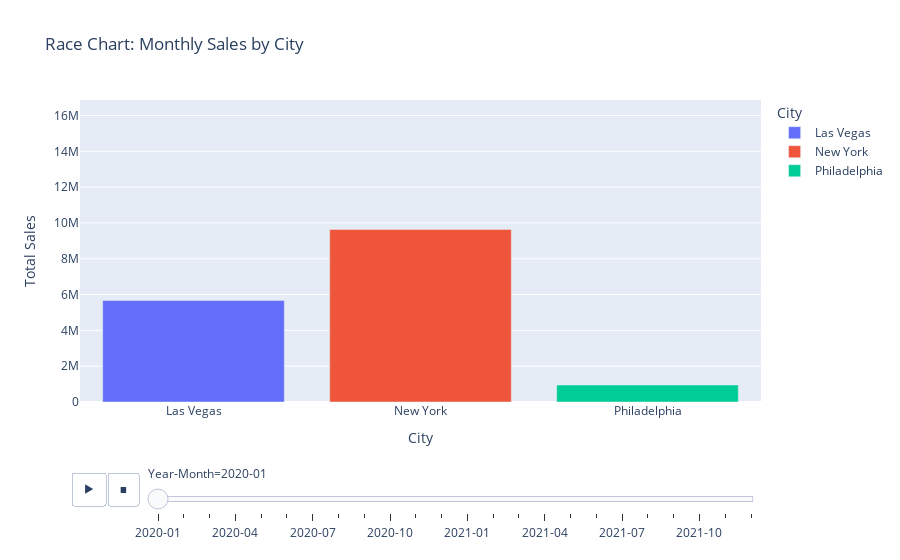

The cell this chart's notebook holds for it:
### Markdown cell above
# ***RACE CHART***
This code creates an animated bar chart (also called a race chart) using Plotly Express to visualize how total sales by city change month-to-month. The data is first grouped by both the month (formatted as "Year-Month") and city, summing total sales for each combination. The chart displays cities on the x-axis with bars representing their total sales in each month. Different cities are color-coded for easy distinction. The animation cycles through each month chronologically, showing how sales rankings and values evolve over time. The y-axis range is fixed to the maximum total sales to keep the scale consistent throughout the animation. This dynamic visualization helps reveal seasonal trends and competitive shifts in city-level sales performance in a visually engaging way.

### Code cell
#RACE CHART
import plotly.express as px
df["Year-Month"] = df["Invoice Date"].dt.to_period("M").astype(str)
monthly_city_sales = df.groupby(["Year-Month", "City"])["Total Sales"].sum().reset_index()
fig = px.bar(monthly_city_sales,
x="City", y="Total Sales", color="City",
animation_frame="Year-Month", range_y=[0, monthly_city_sales["Total Sales"].max()],
title="Race Chart: Monthly Sales by City")
fig.show()

### Figure 1 — Plotly figure (JSON) as saved in the notebook; plotly's stock layout.template omitted (floating-point values rounded to 4 significant figures)
{"data": [{"hovertemplate": "City=%{x}<br>Year-Month=2020-01<br>Total Sales=%{y}<extra></extra>", "legendgroup": "Las Vegas", "marker": {"color": "#636efa", "pattern": {"shape": ""}}, "name": "Las Vegas", "orientation": "v", "showlegend": true, "textposition": "auto", "type": "bar", "x": ["Las Vegas"], "xaxis": "x", "y": [5669000.0], "yaxis": "y"}, {"hovertemplate": "City=%{x}<br>Year-Month=2020-01<br>Total Sales=%{y}<extra></extra>", "legendgroup": "New York", "marker": {"color": "#EF553B", "pattern": {"shape": ""}}, "name": "New York", "orientation": "v", "showlegend": true, "textposition": "auto", "type": "bar", "x": ["New York"], "xaxis": "x", "y": [9637000.0], "yaxis": "y"}, {"hovertemplate": "City=%{x}<br>Year-Month=2020-01<br>Total Sales=%{y}<extra></extra>", "legendgroup": "Philadelphia", "marker": {"color": "#00cc96", "pattern": {"shape": ""}}, "name": "Philadelphia", "orientation": "v", "showlegend": true, "textposition": "auto", "type": "bar", "x": ["Philadelphia"], "xaxis": "x", "y": [948500.0], "yaxis": "y"}], "layout": {"barmode": "relative", "legend": {"title": {"text": "City"}, "tracegroupgap": 0}, "sliders": [{"active": 0, "currentvalue": {"prefix": "Year-Month="}, "len": 0.9, "pad": {"b": 10, "t": 60}, "steps": [{"args": [["2020-01"], {"frame": {"duration": 0, "redraw": true}, "fromcurrent": true, "mode": "immediate", "transition": {"duration": 0, "easing": "linear"}}], "label": "2020-01", "method": "animate"}, {"args": [["2020-02"], {"frame": {"duration": 0, "redraw": true}, "fromcurrent": true, "mode": "immediate", "transition": {"duration": 0, "easing": "linear"}}], "label": "2020-02", "method": "animate"}, {"args": [["2020-03"], {"frame": {"duration": 0, "redraw": true}, "fromcurrent": true, "mode": "immediate", "transition": {"duration": 0, "easing": "linear"}}], "label": "2020-03", "method": "animate"}, {"args": [["2020-04"], {"frame": {"duration": 0, "redraw": true}, "fromcurrent": true, "mode": "immediate", "transition": {"duration": 0, "easing": "linear"}}], "label": "2020-04", "method": "animate"}, {"args": [["2020-05"], {"frame": {"duration": 0, "redraw": true}, "fromcurrent": true, "mode": "immediate", "transition": {"duration": 0, "easing": "linear"}}], "label": "2020-05", "method": "animate"}, {"args": [["2020-06"], {"frame": {"duration": 0, "redraw": true}, "fromcurrent": true, "mode": "immediate", "transition": {"duration": 0, "easing": "linear"}}], "label": "2020-06", "method": "animate"}, {"args": [["2020-07"], {"frame": {"duration": 0, "redraw": true}, "fromcurrent": true, "mode": "immediate", "transition": {"duration": 0, "easing": "linear"}}], "label": "2020-07", "method": "animate"}, {"args": [["2020-08"], {"frame": {"duration": 0, "redraw": true}, "fromcurrent": true, "mode": "immediate", "transition": {"duration": 0, "easing": "linear"}}], "label": "2020-08", "method": "animate"}, {"args": [["2020-09"], {"frame": {"duration": 0, "redraw": true}, "fromcurrent": true, "mode": "immediate", "transition": {"duration": 0, "easing": "linear"}}], "label": "2020-09", "method": "animate"}, {"args": [["2020-10"], {"frame": {"duration": 0, "redraw": true}, "fromcurrent": true, "mode": "immediate", "transition": {"duration": 0, "easing": "linear"}}], "label": "2020-10", "method": "animate"}, {"args": [["2020-11"], {"frame": {"duration": 0, "redraw": true}, "fromcurrent": true, "mode": "immediate", "transition": {"duration": 0, "easing": "linear"}}], "label": "2020-11", "method": "animate"}, {"args": [["2020-12"], {"frame": {"duration": 0, "redraw": true}, "fromcurrent": true, "mode": "immediate", "transition": {"duration": 0, "easing": "linear"}}], "label": "2020-12", "method": "animate"}, {"args": [["2021-01"], {"frame": {"duration": 0, "redraw": true}, "fromcurrent": true, "mode": "immediate", "transition": {"duration": 0, "easing": "linear"}}], "label": "2021-01", "method": "animate"}, {"args": [["2021-02"], {"frame": {"duration": 0, "redraw": true}, "fromcurrent": true, "mode": "immediate", "transition": {"duration": 0, "easing": "linear"}}], "label": "2021-02", "method": "animate"}, {"args": [["2021-03"], {"frame": {"duration": 0, "redraw": true}, "fromcurrent": true, "mode": "immediate", "transition": {"duration": 0, "easing": "linear"}}], "label": "2021-03", "method": "animate"}, {"args": [["2021-04"], {"frame": {"duration": 0, "redraw": true}, "fromcurrent": true, "mode": "immediate", "transition": {"duration": 0, "easing": "linear"}}], "label": "2021-04", "method": "animate"}, {"args": [["2021-05"], {"frame": {"duration": 0, "redraw": true}, "fromcurrent": true, "mode": "immediate", "transition": {"duration": 0, "easing": "linear"}}], "label": "2021-05", "method": "animate"}, {"args": [["2021-06"], {"frame": {"duration": 0, "redraw": true}, "fromcurrent": true, "mode": "immediate", "transition": {"duration": 0, "easing": "linear"}}], "label": "2021-06", "method": "animate"}, {"args": [["2021-07"], {"frame": {"duration": 0, "redraw": true}, "fromcurrent": true, "mode": "immediate", "transition": {"duration": 0, "easing": "linear"}}], "label": "2021-07", "method": "animate"}, {"args": [["2021-08"], {"frame": {"duration": 0, "redraw": true}, "fromcurrent": true, "mode": "immediate", "transition": {"duration": 0, "easing": "linear"}}], "label": "2021-08", "method": "animate"}, {"args": [["2021-09"], {"frame": {"duration": 0, "redraw": true}, "fromcurrent": true, "mode": "immediate", "transition": {"duration": 0, "easing": "linear"}}], "label": "2021-09", "method": "animate"}, {"args": [["2021-10"], {"frame": {"duration": 0, "redraw": true}, "fromcurrent": true, "mode": "immediate", "transition": {"duration": 0, "easing": "linear"}}], "label": "2021-10", "method": "animate"}, {"args": [["2021-11"], {"frame": {"duration": 0, "redraw": true}, "fromcurrent": true, "mode": "immediate", "transition": {"duration": 0, "easing": "linear"}}], "label": "2021-11", "method": "animate"}, {"args": [["2021-12"], {"frame": {"duration": 0, "redraw": true}, "fromcurrent": true, "mode": "immediate", "transition": {"duration": 0, "easing": "linear"}}], "label": "2021-12", "method": "animate"}], "x": 0.1, "xanchor": "left", "y": 0, "yanchor": "top"}], "title": {"text": "Race Chart: Monthly Sales by City"}, "updatemenus": [{"buttons": [{"args": [null, {"frame": {"duration": 500, "redraw": true}, "fromcurrent": true, "mode": "immediate", "transition": {"duration": 500, "easing": "linear"}}], "label": "&#9654;", "method": "animate"}, {"args": [[null], {"frame": {"duration": 0, "redraw": true}, "fromcurrent": true, "mode": "immediate", "transition": {"duration": 0, "easing": "linear"}}], "label": "&#9724;", "method": "animate"}], "direction": "left", "pad": {"r": 10, "t": 70}, "showactive": false, "type": "buttons", "x": 0.1, "xanchor": "right", "y": 0, "yanchor": "top"}], "xaxis": {"anchor": "y", "categoryarray": ["Las Vegas", "New York", "Philadelphia", "Denver", "Miami", "Seattle", "Houston", "Minneapolis", "San Francisco", "Albany", "Albuquerque", "Anchorage", "Atlanta", "Baltimore", "Billings", "Boise", "Boston", "Burlington", "Charleston", "Charlotte", "Cheyenne", "Columbus", "Des Moines", "Detroit", "Fargo", "Hartford", "Honolulu", "Indianapolis", "Jackson", "Little Rock", "Louisville", "Manchester", "Milwaukee", "New Orleans", "Newark", "Oklahoma City", "Orlando", "Phoenix", "Portland", "Providence", "Richmond", "Salt Lake City", "Sioux Falls", "St. Louis", "Wichita", "Wilmington", "Knoxville", "Los Angeles", "Omaha", "Chicago", "Birmingham", "Dallas"], "categoryorder": "array", "domain": [0, 1], "title": {"text": "City"}}, "yaxis": {"anchor": "x", "domain": [0, 1], "range": [0, 16865045], "title": {"text": "Total Sales"}}}}
